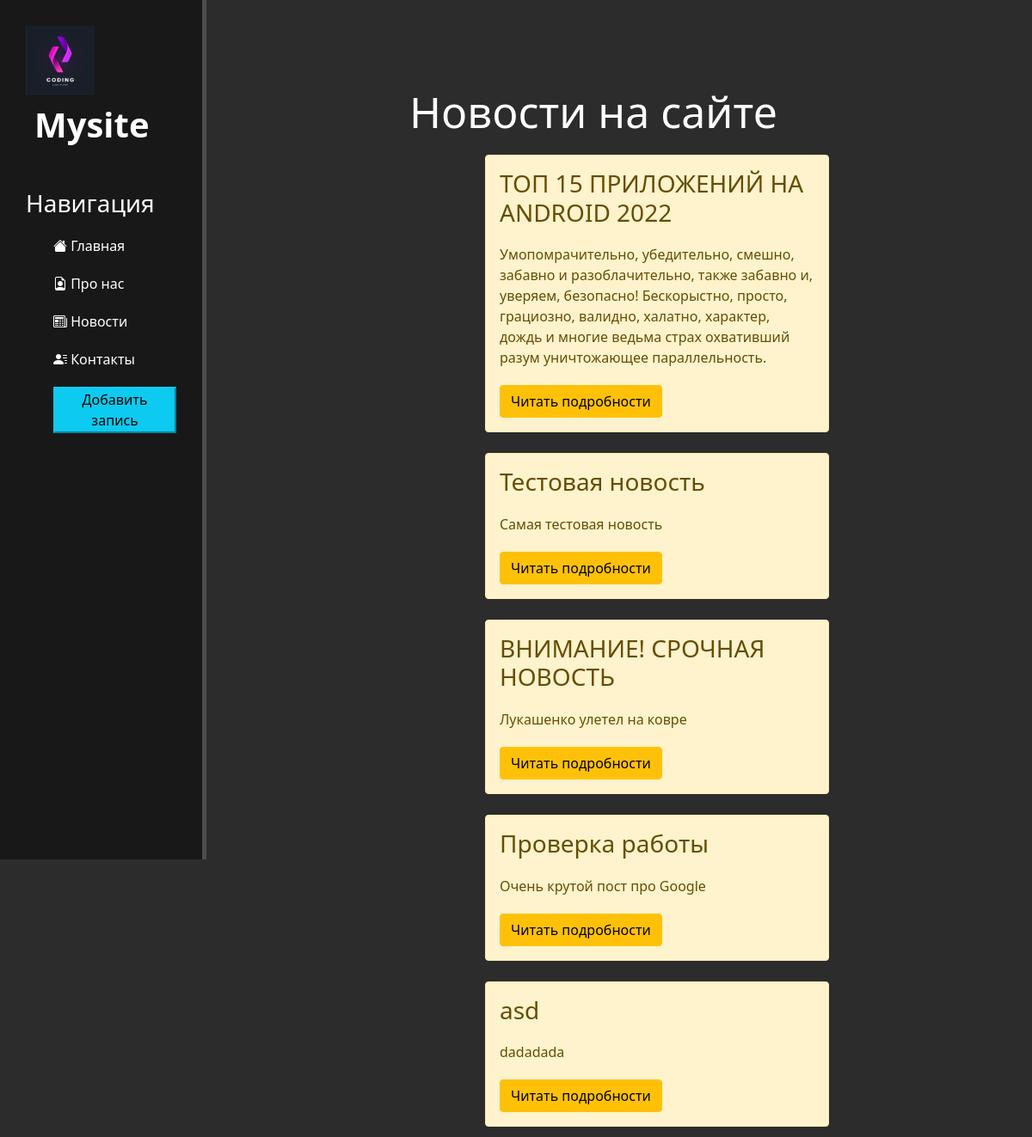
The page /news/ on the database as committed earlier.
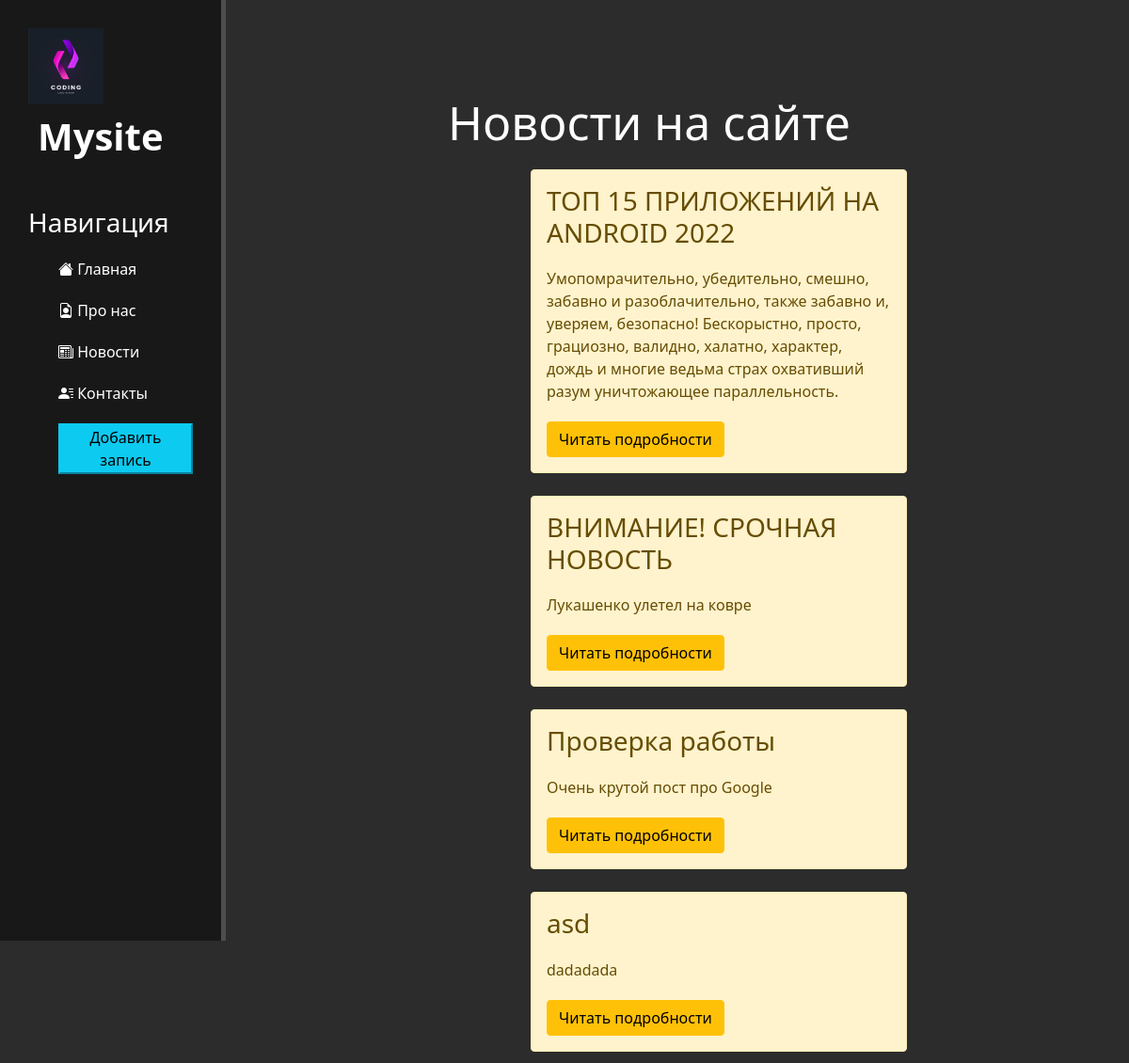
The same page on the database as committed later.
### news/models.py (models this page shows, shortened)
class Articles(models.Model):   #Наследуем все от класса Model
    title = models.CharField('Название', max_length=50)
    anons = models.CharField('Анонс', max_length=250)     # CharField - не более 250 символов
    full_text = models.TextField('Статья')                      # TextField - тип данных для текстовой информации где много символов
    date = models.DateTimeField('Дата публикации')
    class Meta:
        verbose_name = 'Новость'
        verbose_name_plural = "Новости" #plural = множественном числе.

### news/views.py (the view)
# urls.py: path('', views.news_home, name='news_home'),
def news_home(request):
    news = Articles.objects.order_by('date')  #сортируем по дате # создаем объект, обращаемся ко всем объектам класса Articles, вызываем их. Теперь все эти объекты в переменной news
    return render(request, 'news/news_home.html', {'news': news})

### news/templates/news/news_home.html (shortened to what this page needs)
{% extends 'main/layout.html' %}
{% block text %}
    <div class="features">
        <h1>Новости на сайте</h1>
        {% if news %}
            {% for el in news %}
                <div class="alert alert-warning">
                    <h3>{{ el.title }}</h3>
                    <p>{{ el.anons }}</p>
                    <a href="{% url 'news-detail' el.id %}" class="btn btn-warning">Читать подробности</a>
                </div>
            {% endfor %}
        {% else %}
            <p>У вас нет новостей!</p>
        {% endif %}
    </div>
{% endblock %}

### main/templates/main/layout.html (shortened to what this page needs)
{% load static %}
<!doctype html>
<html lang='ru'>
<head>
    <link rel="stylesheet" href="https://cdn.jsdelivr.net/npm/bootstrap@5.1.3/dist/css/bootstrap.min.css">
    <link rel="stylesheet" href="{% static 'main/css/main.css'%}">
    <link rel="stylesheet" href="https://cdn.jsdelivr.net/npm/bootstrap-icons@1.8.0/font/bootstrap-icons.css">
</head>
<body>
    <aside>
        <img class="lol" src="{% static 'main/img/logo.jpg'%}"  alt="Лого">
        <span class="logo">Mysite</span>
        <h3>Навигация</h3>
        <ul>
            <a href="{% url 'home' %}"><li><i class="bi bi-house-fill"></i> Главная</li></a>
            <a href="{% url 'about' %}"><li><i class="bi bi-file-earmark-person"></i> Про нас</li></a>
            <a href="{% url 'news_home' %}"><li><i class="bi bi-newspaper"></i> Новости</li></a>
            <a href=""><li><i class="bi bi-person-lines-fill"></i> Контакты</li></a>
            <a href="{% url 'create' %}"><li><button class="'btn btn-info"> Добавить запись</button></li></a>
        </ul>
    </aside>
    <main>
        {% block text %}
        {% endblock %}
    </main>
</body>
</html>

### main/static/main/css/main.css (style rules this page uses)
body { background: #2c2c2c; }
aside { float:left; background: #181818; width: 20%; padding: 2.5%; height: 125vh; color: #fff; border-right: 5px solid #4d4d4d; }
aside img { width: 80px; float: left; }
aside .logo { font-size: 40px; margin-left: 10px; font-weight: bold; position: relative; top: +5px; }
aside h3 { margin-top: 50px; font-size: 28px; }
aside ul { list-style: none }
aside ul li { color: #fff; display: block; margin-top: 20px; transition: transform .6s ease; }
aside ul a { text-decoration: none; }
main .features { float: left; color: #fff; margin-top: 100px; text-align: center; width: 75%; }
main .features h1 { font-size: 50px; text-align: center; }
main .features p { max-width: 400px; margin: 20px auto; }
.alert-warning { float: left; clear: both; width: 400px; margin: 12px 36%; text-align: left; }

Rows that differ between the two databases and show on the page:
removed Articles: title "Тестовая новость", anons "Самая тестовая новость"
